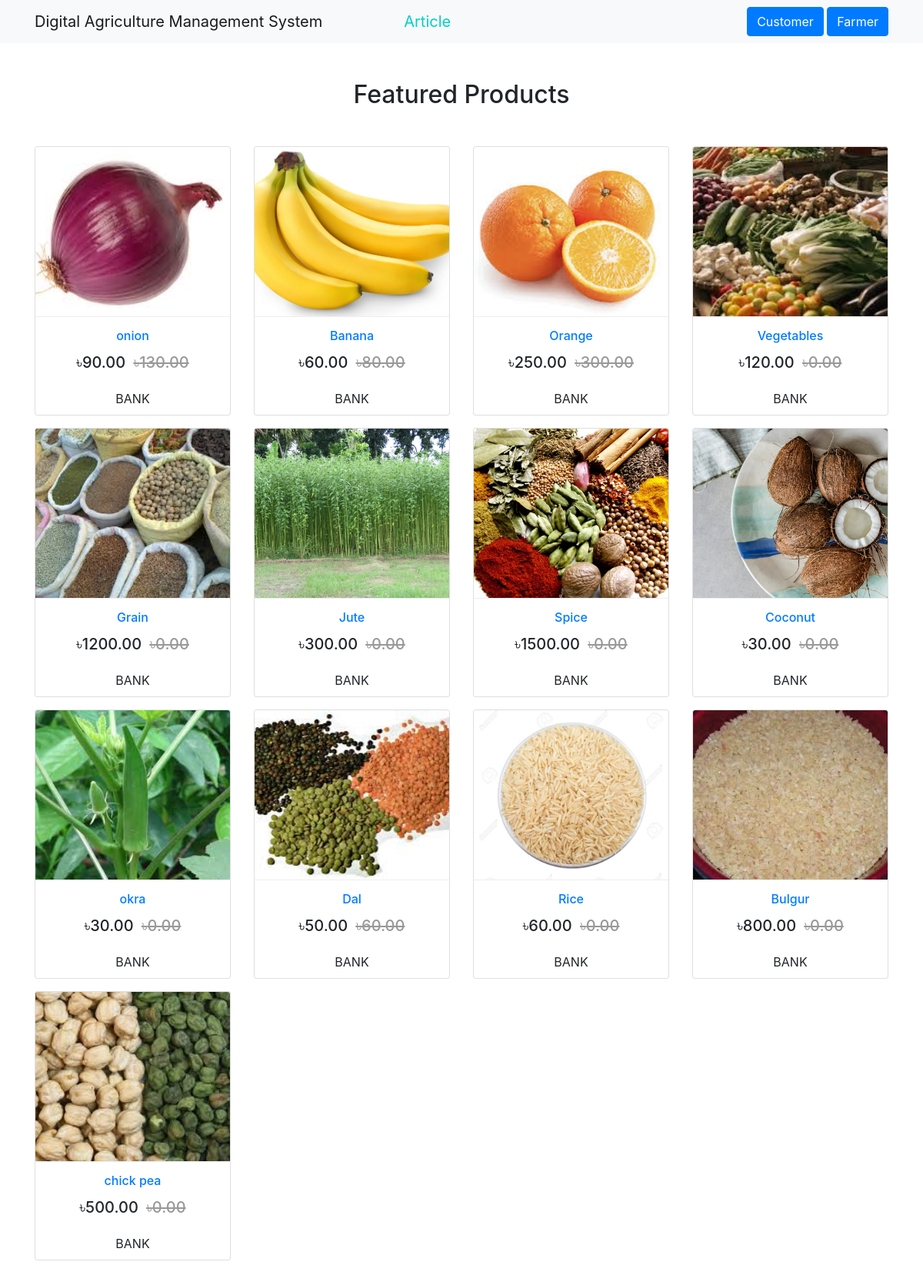
The page / on the database its author committed.
### App_Shop/models.py (models this page shows, shortened)
class Product(models.Model):
    mainimage = models.ImageField(upload_to="Products")
    name = models.CharField(max_length=264)
    category = models.ForeignKey(Category, on_delete=models.CASCADE, related_name='category')
    preview_text = models.TextField(max_length=200, verbose_name='Preview Text')
    detail_text = models.TextField(max_length=1000, verbose_name='Description')
    price = models.FloatField()
    old_price = models.FloatField(default=0.00)
    created = models.DateTimeField(auto_now_add=True)
    class Meta:
        ordering = ['-created', ]

### App_Shop/views.py (the view)
# urls.py: 2. Add a URL to urlpatterns:  path('', Home.as_view(), name='home')
class Home(ListView):
    model = Product
    template_name = 'App_Shop/home.html'

### templates/App_Shop/home.html
{% extends 'base.html' %}
{% block body_block %}
<div class="container my-5">
	<h2 class='my-5'>Featured Products</h2>
	<div class="row">
	{% for product in object_list %}
	  <div class="col-md-6 col-sm-12 col-lg-3">
	  	<figure class="card card-product">
	  		<div class="img-wrap">
	  			<img src='/media/{{ product.mainimage }}' style="width: 100%; height: 300px;">
	  		</div>
	  		<figurecaption class='info-wrap'>
	  			<h6 class="title"><a href="{% url 'App_Shop:product_detail' pk=product.pk %}">{{ product.name }}</a></h6>
	  			<div class="action-wrap">
	  				<div class="price-wrap h5">
	  					<span class="price-new"> &#2547;{{ product.price|floatformat:2 }}</span>
	  					<span class="price-old"><strike> &#2547;{{ product.old_price|floatformat:2 }}</strike></span>
	  				</div>
	  			</div>
	  		</figurecaption>BANK
	  	</figure>
	  </div>
	{% endfor %}
</div>
</div>
{% endblock %}

### templates/base.html (shortened to what this page needs)
{% load static %}
<!DOCTYPE html>
<html>
<head>
  <link rel="stylesheet" href="https://stackpath.bootstrapcdn.com/bootstrap/4.3.1/css/bootstrap.min.css">
  <link href="https://cdnjs.cloudflare.com/ajax/libs/font-awesome/5.10.2/css/all.css" rel="stylesheet">
  <link rel="stylesheet" href="{% static 'css/main.css' %}">
</head>
<body>
{% include 'navbar.html' %}
<center>
    {% block body_block %} {% endblock %}
</center>
</body>
</html>

### templates/navbar.html (shortened to what this page needs)
{% load cart_tag %}
<nav class="navbar navbar-expand-lg navbar-light bg-light">
 <div class="container">
	 <a class="navbar-brand" href="{% url 'App_Shop:home' %}">Digital Agriculture Management System </a>
     <a class="navbar-brand" style="color:#02CFCB;margin-left:4.5em" href="{% url 'App_Farmer:farmer-article' %}" >Article</a>
    <div class="collapse navbar-collapse" id='navbarNav'>
    	<ul class="navbar-nav ml-auto">
    		{% if request.user.is_authenticated %}
    		<li class="nav-item">
    			<a href="{% url 'App_Order:cart' %}" class="nav-link">
    				<i class="fa fa-shopping-cart"></i> Cart
                    <span class="badge badge-light">{{ request.user | cart_total }}</span>
                </a>
    		</li>
    		<li class="nav-item dropdown">
    			<a class="nav-link dropdown-toggle" href="#" id="navbarDropdown" role="button" data-toggle="dropdown" aria-haspopup="true" aria-expanded="false"><i class="fas fa-user-tie"></i> {{request.user.profile.username}}</a>
    		<div class="dropdown-menu" aria-labelledby="nabbarDropdown">
            <a class="dropdown-item" href="{% url 'App_Login:profile' %}">Profile</a>
            <a class="dropdown-item" href="{% url 'App_Payment:orders' %}">Orders</a>
            <div class="dropdown-divider"></div>
            <a class="dropdown-item" href="{% url 'App_Login:logout' %}">Logout</a>
            </div>
    		</li>
    		{% else %}
    		<li class="nav-item">
			  <a href="{% url 'App_Customer:customer-login' %}" class="btn btn-primary">Customer</a>
			  <a href="{% url 'App_Farmer:farmer-login' %}" class="btn btn-primary">Farmer</a>
	        </li>
    		{% endif %}
    	</ul>
 </div>
 </div>
</nav>

### templates/base.html (style rules this page uses)
.card { height: 350px; }
.card-product:after { content: ""; display: table; clear: both; visibility: hidden; }
.card-product .price-new, .card-product .price { margin-right: 5px; }
.card-product .price-old { color: #999; }
.card-product .img-wrap { border-radius: 3px 3px 0 0; overflow: hidden; position: relative; height: 220px; text-align: center; }
.card-product .img-wrap img { max-height: 100%; max-width: 100%; object-fit: cover; }
.card-product .info-wrap { overflow: hidden; padding: 15px; border-top: 1px solid #eee; }
.card-product .action-wrap { padding-top: 4px; margin-top: 4px; }
.card-product .title { margin-top: 0px; }

### rows shown on the page
Product: mainimage (picture), name "onion", price "90.00", old_price "130.00"
Product: mainimage (picture), name "Banana", price "60.00", old_price "80.00"
Product: mainimage (picture), name "Orange", price "250.00", old_price "300.00"
Product: mainimage (picture), name "Vegetables", price "120.00", old_price "0.00"
Product: mainimage (picture), name "Grain", price "1200.00", old_price "0.00"
Product: mainimage (picture), name "Jute", price "300.00", old_price "0.00"
Product: mainimage (picture), name "Spice", price "1500.00", old_price "0.00"
Product: mainimage (picture), name "Coconut", price "30.00", old_price "0.00"
Product: mainimage (picture), name "okra", price "30.00", old_price "0.00"
Product: mainimage (picture), name "Dal", price "50.00", old_price "60.00"
Product: mainimage (picture), name "Rice", price "60.00", old_price "0.00"
Product: mainimage (picture), name "Bulgur", price "800.00", old_price "0.00"
Product: mainimage (picture), name "chick pea", price "500.00", old_price "0.00"
